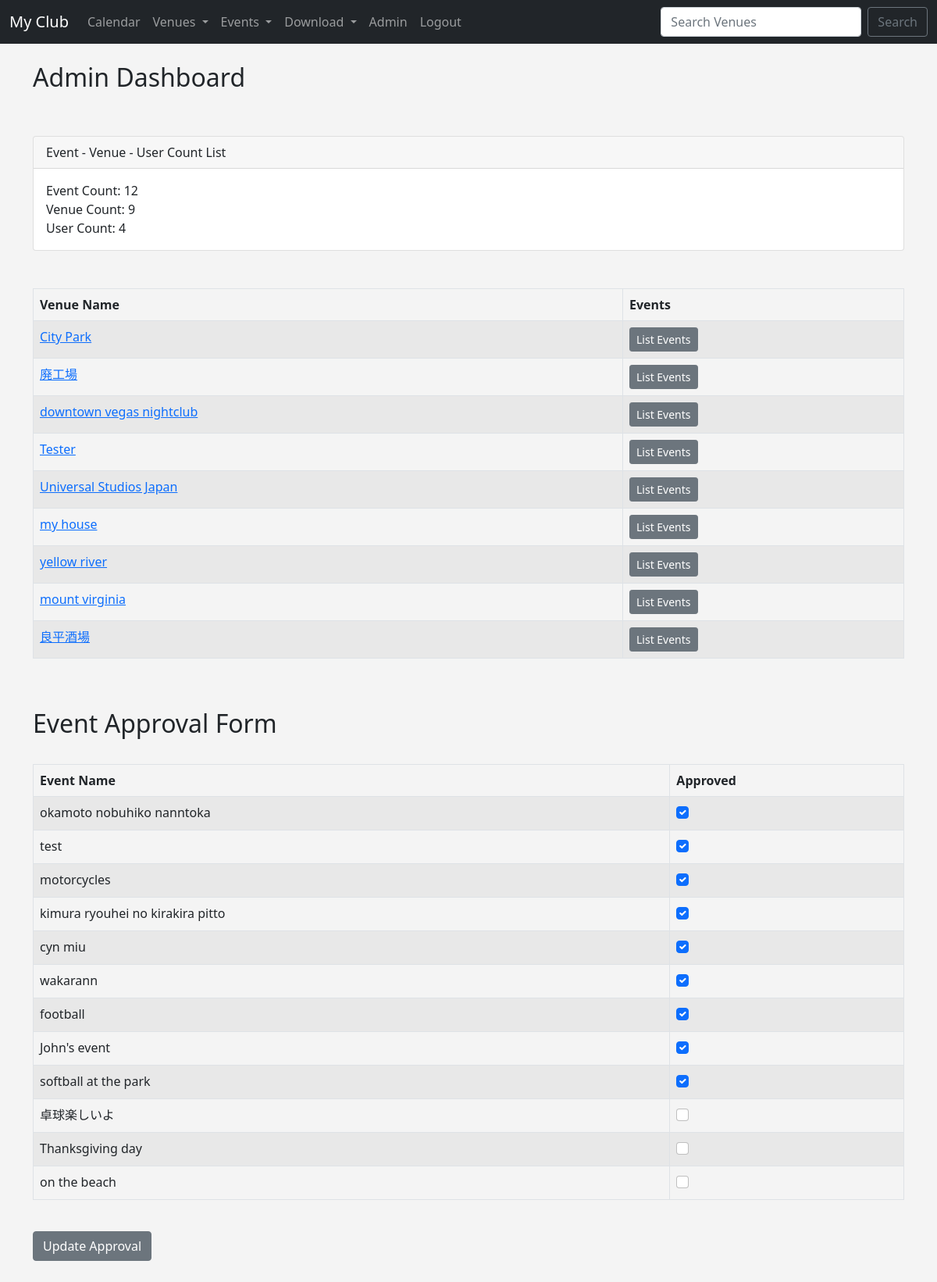
Screenshot of /admin_approval (signed in) with the database file from the repository.
### events/models.py (models this page shows, shortened)
class Venue(models.Model):
	name = models.CharField('Venue name', max_length=120)
	address = models.CharField(max_length=300)
	zip_code = models.CharField('Zip Code', max_length=120)
	phone = models.CharField('Contact Phone', max_length=25, blank=True)
	web =  models.URLField('Website Address', blank=True)
	email_address = models.EmailField('Email Address', blank=True)
	owner = models.IntegerField("Venue Owner", blank=False, default=1)
	venue_image = models.ImageField(null=True, blank=True, upload_to="images/")
	def __str__(self):
		return self.name

class Event(models.Model):
	name = models.CharField('Event Name', max_length=120)
	event_date = models.DateTimeField('Events Date')
	venue = models.ForeignKey(Venue, blank=True, null=True, on_delete=models.CASCADE)
	manager = models.ForeignKey(User, blank=True, null=True, on_delete=models.SET_NULL)
	description = models.CharField(blank=True, max_length=120)
	attendees = models.ManyToManyField(MyClubUser, blank=True)
	approved = models.BooleanField("Approved", default=False)
	def __str__(self):
		return self.name

### events/views.py (the view)
# urls.py: path('admin_approval', views.admin_approval, name='admin-approval'),
def admin_approval(request):
	venue_list = Venue.objects.all()
	event_count = Event.objects.all().count()
	venue_count = Venue.objects.all().count()
	user_count = User.objects.all().count()
	event_list = Event.objects.all().order_by('-event_date')
	if request.user.is_superuser:
		if request.method == "POST":
			id_list = request.POST.getlist('boxes')
			event_list.update(approved=False)
			for x in id_list:
				Event.objects.filter(pk=int(x)).update(approved=True)
			messages.success(request, ("Event list approval has been updated! "))
			return redirect('list-events')
		else:
			return render(request, 'events/admin_approval.html',
				{'event_list': event_list,
				'event_count': event_count,
				'venue_count': venue_count,
				'user_count': user_count,
				'venue_list': venue_list,
				})
	else:
		messages.success(request, ("You are not authrized to view this page! "))
		return redirect('home')
	return render(request, 'events/admin_approval.html')

### events/templates/events/admin_approval.html (shortened to what this page needs)
{% extends 'events/base.html' %}
{% block content %}
<form action="" method=POST>
<h2>Admin Dashboard</h2>
<br/><br/>
<div class="card">
  <div class="card-header">
    Event - Venue - User Count List
  </div>
  <div class="card-body">
    <p class="card-text">Event Count: {{ event_count }}<br/>
	Venue Count: {{ venue_count }}<br/>
	User Count: {{ user_count }}</p>
  </div>
</div>
<br/><br/>
<table class="table table-striped table-hover table-bordered">
  <thead>
    <tr>
      <th scope="col">Venue Name</th>
      <th scope="col">Events</th>
    </tr>
  </thead>
  <tbody>
  	{% for venue in venue_list %}
    <tr>
      <td>
      	<a href="{% url 'show-venue' venue.id %}">{{ venue }}</a>
      </td>
      <td>
      	<a href="{% url 'venue-events' venue.id %}" class="btn btn-sm btn-secondary">List Events</a>
      </td>
    </tr>
    {% endfor %}
  </tbody>
</table>
<br/><br/>
<h2>Event Approval Form</h2>
<br/>
<table class="table table-striped table-hover table-bordered">
  <thead>
    <tr>
      <th scope="col">Event Name</th>
      <th scope="col">Approved</th>
    </tr>
  </thead>
  <tbody>
  	{% for event in event_list %}
    <tr>
      <td>{{ event }}</td>
      <td>
      	{% if event.approved %}
      	<div class="form-check">
      		<input class="form-check-input" type="checkbox"
      		checked="checked" value="{{ event.id }}"
      		name="boxes">
      	</div>
      	{% else %}
      	<div class="form-check">
      		<input class="form-check-input" type="checkbox"
      		value="{{ event.id }}"
      		name="boxes">
      	</div>
      	{% endif %}
      </td>
    </tr>
    {% endfor %}
  </tbody>
</table>
	<br/>
	<button class='btn btn-secondary' type="summit">Update Approval</button>
</form>
<br/><br/><br/><br/>
{% endblock %}

### events/templates/events/base.html (style rules this page uses)
body { background-color: #f4f4f4; }

### rows the page displays
Venue: name "City Park"
Venue: name "廃工場"
Venue: name "downtown vegas nightclub"
Venue: name "Tester"
Venue: name "Universal Studios Japan"
Venue: name "my house"
Venue: name "yellow river"
Venue: name "mount virginia"
Venue: name "良平酒場"
Event: name "okamoto nobuhiko nanntoka"
Event: name "test"
Event: name "motorcycles"
Event: name "kimura ryouhei no kirakira pitto"
Event: name "cyn miu"
Event: name "wakarann"
Event: name "football"
Event: name "John's event"
Event: name "softball at the park"
Event: name "卓球楽しいよ"
Event: name "Thanksgiving day"
Event: name "on the beach"

### other values shown
{{ event_count }} "12"
{{ venue_count }} "9"
{{ user_count }} "4"
